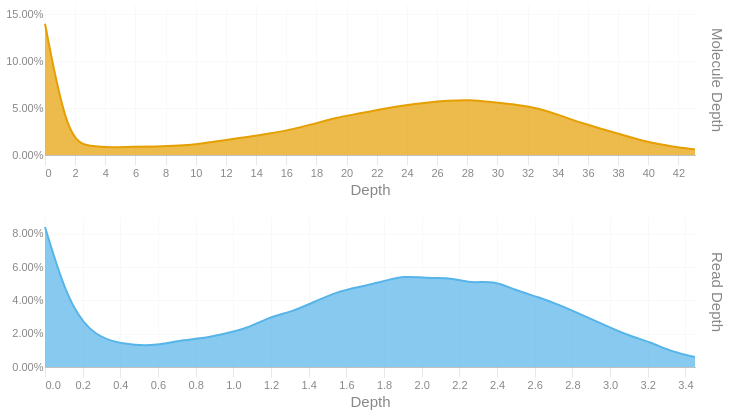

The notebook cell this image was saved under:
### Code cell
readdep = depth_hist(tb['Read Depth'], q99, 3)
readdep = readdep.with_columns(pl.lit('Read Depth').alias('Metric'))
if not SKIPLR:
    moldep = depth_hist(tb['Molecule Depth'], mol_q99, 1)
    moldep = moldep.with_columns(pl.lit('Molecule Depth').alias('Metric'))
    _hist = pl.concat([readdep, moldep])
    _hist = _hist.filter(pl.col('Proportion') != 0)
    with SafeRender(_hist):
        (
            alt.Chart(_hist)        
            .mark_area(interpolate = "basis")
            .encode(
                x=alt.X('Bin:Q').scale(domainMin=0).axis(alt.Axis(title='Depth')),
                y = alt.Y('Proportion:Q', title = None).axis(format = '.2%'),
                color = alt.Color('Metric:N').legend(None),
                row = alt.Row("Metric:N").header(title = None, labelOrient = 'right'),
                tooltip = [
                    alt.Tooltip("Metric:N", title = "Metric"),
                    alt.Tooltip('Interval:N', title = "Depth Interval"),
                    alt.Tooltip('Proportion:Q', title = "% Alignments").format('.2%')
                ]
            )
            .resolve_scale(x='independent', y='independent')
            .properties(
                height = 150, width = 650,
                usermeta={'embedOptions': {'downloadFileName': f'{samplename}.depth.hist'}}
            )
        ).display()
else:
    readdep = readdep.filter(pl.col('Proportion') != 0)
    with SafeRender(readdep):
        (
            alt.Chart(readdep)        
            .mark_area(interpolate = "basis")
            .encode(
                x=alt.X('Bin:Q').scale(domainMin=0).axis(alt.Axis(title='Depth')),
                y = alt.Y('Proportion:Q', title = None).axis(format = '.2%'),
                tooltip = [
                    alt.Tooltip('Interval:N', title = "Depth Interval"),
                    alt.Tooltip('Proportion:Q', title = "% Alignments").format('.2%')
                ]
            )
            .properties(
                usermeta={'embedOptions': {'downloadFileName': f'{samplename}.depth.hist'}}
            )
        ).display()

### Figure 1 — Vega-Lite specification as saved in the notebook (floating-point values rounded to 4 significant figures)
{"width": 650, "height": 150, "config": {"title": {"anchor": "start", "dy": -15, "fontSize": 18, "color": "#888888", "subtitleColor": "#888888", "subtitleFontSize": 14}, "arc": {"fill": "#0072B2"}, "axis": {"domainColor": "#888888", "domainWidth": 0.5, "gridWidth": 0.2, "grid": false, "titleFontWeight": 400, "titleFontSize": 15, "labelFontSize": 11, "labelColor": "#888888", "tickColor": "#888888", "tickWidth": 0.2, "titleColor": "#888888"}, "axisBand": {"grid": false}, "axisX": {"grid": true, "tickSize": 10, "domainCap": "round"}, "axisY": {"domain": false, "grid": true, "tickSize": 0, "domainCap": "round"}, "background": "transparent", "header": {"labelFontSize": 15, "labelColor": "#888888", "titleFontSize": 15, "titleFontWeight": 600, "titleColor": "#888888"}, "legend": {"labelFont": "sans-serif", "labelFontSize": 12, "labelColor": "#888888", "symbolSize": 100, "symbolType": "circle", "titleFontSize": 12, "titlePadding": 10, "titleColor": "#888888", "title": null}, "range": {"category": ["#E69F00", "#56B4E9", "#009E73", "#F0E442", "#0072B2", "#D55E00", "#CC79A7", "#000000"], "diverging": ["#cfe8f3", "#a2d4ec", "#73bfe2", "#46abdb", "#1696d2", "#12719e"]}, "area": {"fill": "#0072B2", "fillOpacity": 0.7, "line": true, "strokeOpacity": 0.7}, "line": {"color": "#0072B2", "stroke": "#0072B2", "strokeWidth": 2}, "trail": {"color": "#0072B2", "stroke": "#0072B2", "strokeWidth": 0, "size": 1}, "point": {"filled": true, "fillOpacity": 1.0, "size": 95}, "text": {"color": "#888888", "fontSize": 11, "align": "right", "fontWeight": 400, "size": 11}, "bar": {"fill": "#0072B2", "stroke": null}, "view": {"stroke": null, "continuousWidth": 660, "continuousHeight": 400}}, "data": {"name": "data-b30a94fb47e029c9da7fab9371126f33"}, "mark": {"type": "area", "interpolate": "basis"}, "encoding": {"color": {"field": "Metric", "legend": null, "type": "nominal"}, "row": {"field": "Metric", "header": {"title": null, "labelOrient": "right"}, "type": "nominal"}, "tooltip": [{"field": "Metric", "title": "Metric", "type": "nominal"}, {"field": "Interval", "title": "Depth Interval", "type": "nominal"}, {"field": "Proportion", "format": ".2%", "title": "% Alignments", "type": "quantitative"}], "x": {"axis": {"title": "Depth"}, "field": "Bin", "scale": {"domainMin": 0}, "type": "quantitative"}, "y": {"axis": {"format": ".2%"}, "field": "Proportion", "title": null, "type": "quantitative"}}, "resolve": {"scale": {"x": "independent", "y": "independent"}}, "usermeta": {"embedOptions": {"downloadFileName": "TF26LRJL0037_50B_H_10484332_23Y22YLT4_L7.depth.hist"}}, "$schema": "https://vega.github.io/schema/vega-lite/v6.4.1.json", "datasets": {"data-b30a94fb47e029c9da7fab9371126f33": [{"Bin": 0.0, "Interval": "0.0-0.119", "Proportion": 0.084, "Metric": "Read Depth"}, {"Bin": 0.119, "Interval": "0.119-0.238", "Proportion": 0.04, "Metric": "Read Depth"}, {"Bin": 0.238, "Interval": "0.238-0.357", "Proportion": 0.021, "Metric": "Read Depth"}, {"Bin": 0.357, "Interval": "0.357-0.476", "Proportion": 0.015, "Metric": "Read Depth"}, {"Bin": 0.476, "Interval": "0.476-0.595", "Proportion": 0.013, "Metric": "Read Depth"}, {"Bin": 0.595, "Interval": "0.595-0.714", "Proportion": 0.013, "Metric": "Read Depth"}, {"Bin": 0.714, "Interval": "0.714-0.833", "Proportion": 0.016, "Metric": "Read Depth"}, {"Bin": 0.833, "Interval": "0.833-0.952", "Proportion": 0.017, "Metric": "Read Depth"}, {"Bin": 0.952, "Interval": "0.952-1.071", "Proportion": 0.02, "Metric": "Read Depth"}, {"Bin": 1.071, "Interval": "1.071-1.19", "Proportion": 0.023, "Metric": "Read Depth"}, {"Bin": 1.19, "Interval": "1.19-1.309", "Proportion": 0.03, "Metric": "Read Depth"}, {"Bin": 1.309, "Interval": "1.309-1.428", "Proportion": 0.033, "Metric": "Read Depth"}, {"Bin": 1.428, "Interval": "1.428-1.547", "Proportion": 0.039, "Metric": "Read Depth"}, {"Bin": 1.547, "Interval": "1.547-1.666", "Proportion": 0.045, "Metric": "Read Depth"}, {"Bin": 1.666, "Interval": "1.666-1.785", "Proportion": 0.048, "Metric": "Read Depth"}, {"Bin": 1.785, "Interval": "1.785-1.904", "Proportion": 0.051, "Metric": "Read Depth"}, {"Bin": 1.904, "Interval": "1.904-2.023", "Proportion": 0.055, "Metric": "Read Depth"}, {"Bin": 2.023, "Interval": "2.023-2.142", "Proportion": 0.053, "Metric": "Read Depth"}, {"Bin": 2.142, "Interval": "2.142-2.261", "Proportion": 0.054, "Metric": "Read Depth"}, {"Bin": 2.261, "Interval": "2.261-2.38", "Proportion": 0.05, "Metric": "Read Depth"}, {"Bin": 2.38, "Interval": "2.38-2.499", "Proportion": 0.052, "Metric": "Read Depth"}, {"Bin": 2.499, "Interval": "2.499-2.618", "Proportion": 0.046, "Metric": "Read Depth"}, {"Bin": 2.618, "Interval": "2.618-2.737", "Proportion": 0.042, "Metric": "Read Depth"}, {"Bin": 2.737, "Interval": "2.737-2.856", "Proportion": 0.037, "Metric": "Read Depth"}, {"Bin": 2.856, "Interval": "2.856-2.975", "Proportion": 0.031, "Metric": "Read Depth"}, {"Bin": 2.975, "Interval": "2.975-3.094", "Proportion": 0.025, "Metric": "Read Depth"}, {"Bin": 3.094, "Interval": "3.094-3.213", "Proportion": 0.019, "Metric": "Read Depth"}, {"Bin": 3.213, "Interval": "3.213-3.332", "Proportion": 0.015, "Metric": "Read Depth"}, {"Bin": 3.332, "Interval": "3.332-3.451", "Proportion": 0.009, "Metric": "Read Depth"}, {"Bin": 3.451, "Interval": "3.451-3.57", "Proportion": 0.006, "Metric": "Read Depth"}, {"Bin": 0.0, "Interval": "0.0-1.5", "Proportion": 0.14, "Metric": "Molecule Depth"}, {"Bin": 1.5, "Interval": "1.5-3.0", "Proportion": 0.015, "Metric": "Molecule Depth"}, {"Bin": 3.0, "Interval": "3.0-4.5", "Proportion": 0.009, "Metric": "Molecule Depth"}, {"Bin": 4.5, "Interval": "4.5-5.9", "Proportion": 0.008, "Metric": "Molecule Depth"}, {"Bin": 5.9, "Interval": "5.9-7.4", "Proportion": 0.009, "Metric": "Molecule Depth"}, {"Bin": 7.4, "Interval": "7.4-8.9", "Proportion": 0.009, "Metric": "Molecule Depth"}, {"Bin": 8.9, "Interval": "8.9-10.4", "Proportion": 0.01, "Metric": "Molecule Depth"}, {"Bin": 10.4, "Interval": "10.4-11.9", "Proportion": 0.012, "Metric": "Molecule Depth"}, {"Bin": 11.9, "Interval": "11.9-13.4", "Proportion": 0.016, "Metric": "Molecule Depth"}, {"Bin": 13.4, "Interval": "13.4-14.9", "Proportion": 0.019, "Metric": "Molecule Depth"}, {"Bin": 14.9, "Interval": "14.9-16.3", "Proportion": 0.023, "Metric": "Molecule Depth"}, {"Bin": 16.3, "Interval": "16.3-17.8", "Proportion": 0.027, "Metric": "Molecule Depth"}, {"Bin": 17.8, "Interval": "17.8-19.3", "Proportion": 0.033, "Metric": "Molecule Depth"}, {"Bin": 19.3, "Interval": "19.3-20.8", "Proportion": 0.04, "Metric": "Molecule Depth"}, {"Bin": 20.8, "Interval": "20.8-22.3", "Proportion": 0.044, "Metric": "Molecule Depth"}, {"Bin": 22.3, "Interval": "22.3-23.8", "Proportion": 0.049, "Metric": "Molecule Depth"}, {"Bin": 23.8, "Interval": "23.8-25.3", "Proportion": 0.053, "Metric": "Molecule Depth"}, {"Bin": 25.3, "Interval": "25.3-26.7", "Proportion": 0.056, "Metric": "Molecule Depth"}, {"Bin": 26.7, "Interval": "26.7-28.2", "Proportion": 0.058, "Metric": "Molecule Depth"}, {"Bin": 28.2, "Interval": "28.2-29.7", "Proportion": 0.059, "Metric": "Molecule Depth"}, {"Bin": 29.7, "Interval": "29.7-31.2", "Proportion": 0.056, "Metric": "Molecule Depth"}, {"Bin": 31.2, "Interval": "31.2-32.7", "Proportion": 0.054, "Metric": "Molecule Depth"}, {"Bin": 32.7, "Interval": "32.7-34.2", "Proportion": 0.05, "Metric": "Molecule Depth"}, {"Bin": 34.2, "Interval": "34.2-35.6", "Proportion": 0.042, "Metric": "Molecule Depth"}, {"Bin": 35.6, "Interval": "35.6-37.1", "Proportion": 0.034, "Metric": "Molecule Depth"}, {"Bin": 37.1, "Interval": "37.1-38.6", "Proportion": 0.027, "Metric": "Molecule Depth"}, {"Bin": 38.6, "Interval": "38.6-40.1", "Proportion": 0.02, "Metric": "Molecule Depth"}, {"Bin": 40.1, "Interval": "40.1-41.6", "Proportion": 0.013, "Metric": "Molecule Depth"}, {"Bin": 41.6, "Interval": "41.6-43.1", "Proportion": 0.009, "Metric": "Molecule Depth"}, {"Bin": 43.1, "Interval": "43.1-44.56", "Proportion": 0.006, "Metric": "Molecule Depth"}]}}
